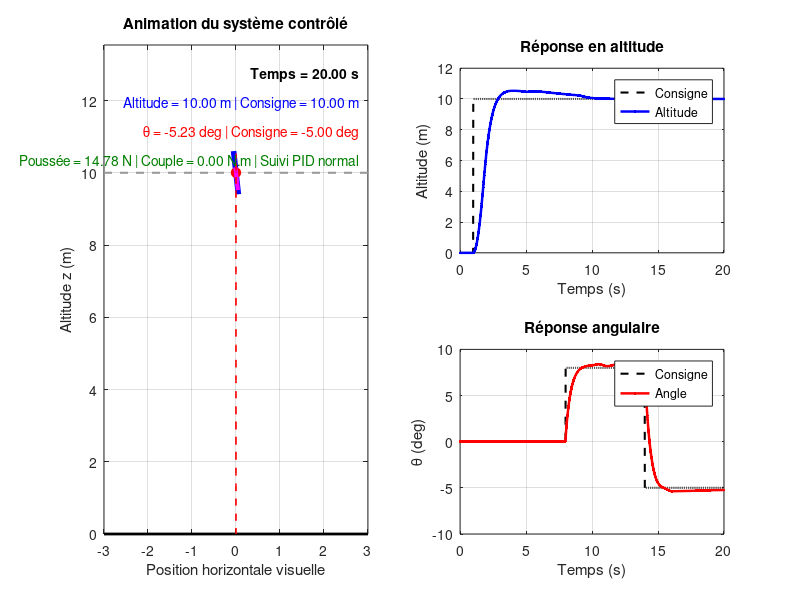

This chart was generated by the following MATLAB code:
% Vertical vehicle control with altitude and angle PID loops.
% This script simulates a simplified vehicle moving in the vertical plane.
% Two PID controllers are used:
%   - one for altitude tracking;
%   - one for attitude control.
%
% The simulation includes actuator saturation, simple anti-windup,
% vertical and angular disturbances, and a live animation of the response.
clc; clear; close all;

%% Paramètres physiques
m = 1.5;           % masse (kg)
J = 0.08;          % inertie (kg.m^2)
g = 9.81;          % gravité (m/s^2)

cz = 0.9;          % amortissement vertical
cth = 0.15;        % amortissement angulaire

L = 1.2;           % longueur visuelle du véhicule pour l'animation

%% Simulation
dt = 0.01;
Tend = 20;
t = 0:dt:Tend;
N = length(t);

%% Etats
z = zeros(1,N);        % altitude
vz = zeros(1,N);       % vitesse verticale
theta = zeros(1,N);    % angle (rad)
omega = zeros(1,N);    % vitesse angulaire

%% Commandes
T = zeros(1,N);        % poussée
M = zeros(1,N);        % couple

%% Consignes
z_ref = zeros(1,N);
theta_ref = zeros(1,N);

z_ref(t >= 1) = 10;                  % consigne altitude = 10 m
theta_ref(t >= 8) = deg2rad(8);      % angle = 8°
theta_ref(t >= 14) = deg2rad(-5);    % angle = -5°

%% PID altitude
Kpz = 18;
Kiz = 4;
Kdz = 10;

%% PID angle
Kpt = 12;
Kit = 1.5;
Kdt = 4.5;

%% Variables PID
ez = zeros(1,N);
eth = zeros(1,N);

int_ez = 0;
int_eth = 0;

ez_prev = 0;
eth_prev = 0;

%% Perturbations de vent
dz = zeros(1,N);       % vent vertical
dth = zeros(1,N);      % vent angulaire

for k = 1:N
    if t(k) >= 5 && t(k) < 9
        dz(k) = 2.5;
    end
    if t(k) >= 10 && t(k) < 16
        dth(k) = 0.04*sin(2*pi*0.8*t(k));
    end
end

%% Saturations
Tmin = 0;
Tmax = 40;
Mmin = -5;
Mmax = 5;

%% Boucle de simulation
for k = 2:N

    % PID altitude
    ez(k) = z_ref(k) - z(k-1);
    int_ez = int_ez + ez(k)*dt;
    dez = (ez(k) - ez_prev)/dt;

    Teq = m*g;
    T(k) = Teq + Kpz*ez(k) + Kiz*int_ez + Kdz*dez;
    T(k) = min(max(T(k), Tmin), Tmax);

    if T(k) == Tmin || T(k) == Tmax
        int_ez = int_ez - ez(k)*dt;
    end

    ez_prev = ez(k);

    % PID angle
    eth(k) = theta_ref(k) - theta(k-1);
    int_eth = int_eth + eth(k)*dt;
    deth = (eth(k) - eth_prev)/dt;

    M(k) = Kpt*eth(k) + Kit*int_eth + Kdt*deth;
    M(k) = min(max(M(k), Mmin), Mmax);

    if M(k) == Mmin || M(k) == Mmax
        int_eth = int_eth - eth(k)*dt;
    end

    eth_prev = eth(k);

    % Dynamique
    az = (T(k)*cos(theta(k-1)) - m*g - cz*vz(k-1) + dz(k)) / m;
    alpha = (M(k) - cth*omega(k-1) + dth(k)) / J;

    % Euler
    vz(k) = vz(k-1) + az*dt;
    z(k) = z(k-1) + vz(k)*dt;

    omega(k) = omega(k-1) + alpha*dt;
    theta(k) = theta(k-1) + omega(k)*dt;
end

%% Figure avec animation
fig = figure('Position',[100 80 1100 750],'Color','w');

% Sous-figure animation
subplot(2,2,[1 3]);
hold on; grid on; box on;
title('Animation du système contrôlé');
xlabel('Position horizontale visuelle');
ylabel('Altitude z (m)');

xlim([-3 3]);
ylim([0 max([z_ref z])+3]);

% Sol
plot([-3 3], [0 0], 'k', 'LineWidth', 2);

% Consigne altitude
hRef = plot([-3 3], [z_ref(end) z_ref(end)], '--', 'Color', [0.6 0.6 0.6], 'LineWidth', 1.5);

% Corps du véhicule
hBody = plot([0 0],[0 0],'b','LineWidth',4);

% Centre du véhicule
hCenter = plot(0,0,'ro','MarkerFaceColor','r','MarkerSize',7);

% Flamme/poussée
hFlame = plot([0 0],[0 0],'m','LineWidth',3);

% Trace altitude
hTrace = plot(NaN, NaN, 'r--', 'LineWidth', 1.2);

% Textes
txt1 = text(2.8, max([z_ref z])+2.2, '', 'HorizontalAlignment','right', 'FontWeight','bold');
txt2 = text(2.8, max([z_ref z])+1.4, '', 'HorizontalAlignment','right', 'Color','b');
txt3 = text(2.8, max([z_ref z])+0.6, '', 'HorizontalAlignment','right', 'Color','r');
txt4 = text(2.8, max([z_ref z])-0.2, '', 'HorizontalAlignment','right', 'Color',[0 0.5 0]);

% Sous-figure altitude
subplot(2,2,2);
hold on; grid on; box on;
plot(t, z_ref, '--k', 'LineWidth', 1.5);
hAlt = plot(NaN, NaN, 'b', 'LineWidth', 1.8);
xlabel('Temps (s)');
ylabel('Altitude (m)');
title('Réponse en altitude');
legend('Consigne', 'Altitude', 'Location', 'best');

% Sous-figure angle
subplot(2,2,4);
hold on; grid on; box on;
plot(t, rad2deg(theta_ref), '--k', 'LineWidth', 1.5);
hAng = plot(NaN, NaN, 'r', 'LineWidth', 1.8);
xlabel('Temps (s)');
ylabel('\theta (deg)');
title('Réponse angulaire');
legend('Consigne', 'Angle', 'Location', 'best');

%% Animation
step = 5;  % accélère un peu l’animation

zTrace = [];
xTrace = [];

for k = 1:step:N

    % Position du centre
    xc = 0;
    zc = z(k);

    % Extrémités du corps incliné
    x1 = xc - (L/2)*sin(theta(k));
    x2 = xc + (L/2)*sin(theta(k));

    z1 = zc - (L/2)*cos(theta(k));
    z2 = zc + (L/2)*cos(theta(k));

    % Mise à jour corps
    subplot(2,2,[1 3]);
    set(hBody, 'XData', [x1 x2], 'YData', [z1 z2]);
    set(hCenter, 'XData', xc, 'YData', zc);

    % Flamme de poussée
    flameLength = 0.3 + 0.5*(T(k)/Tmax);
    xf1 = xc + 0.15*sin(theta(k));
    zf1 = zc + 0.15*cos(theta(k));
    xf2 = xc - flameLength*sin(theta(k));
    zf2 = zc - flameLength*cos(theta(k));
    set(hFlame, 'XData', [xf1 xf2], 'YData', [zf1 zf2]);

    % Trace
    zTrace = [zTrace zc];
    xTrace = [xTrace xc];
    set(hTrace, 'XData', xTrace, 'YData', zTrace);

    % Texte phase
    if t(k) < 1
        phase = 'Décollage initial';
    elseif t(k) >= 5 && t(k) < 9
        phase = 'Perturbation : rafale verticale';
    elseif t(k) >= 10 && t(k) < 16
        phase = 'Perturbation : vent angulaire';
    else
        phase = 'Suivi PID normal';
    end

    set(txt1, 'String', sprintf('Temps = %.2f s', t(k)));
    set(txt2, 'String', sprintf('Altitude = %.2f m | Consigne = %.2f m', z(k), z_ref(k)));
    set(txt3, 'String', sprintf('\\theta = %.2f deg | Consigne = %.2f deg', rad2deg(theta(k)), rad2deg(theta_ref(k))));
    set(txt4, 'String', sprintf('Poussée = %.2f N | Couple = %.2f N.m | %s', T(k), M(k), phase));

    % Mise à jour courbes temporelles
    subplot(2,2,2);
    set(hAlt, 'XData', t(1:k), 'YData', z(1:k));

    subplot(2,2,4);
    set(hAng, 'XData', t(1:k), 'YData', rad2deg(theta(1:k)));

    drawnow;
    pause(0.01);
end
